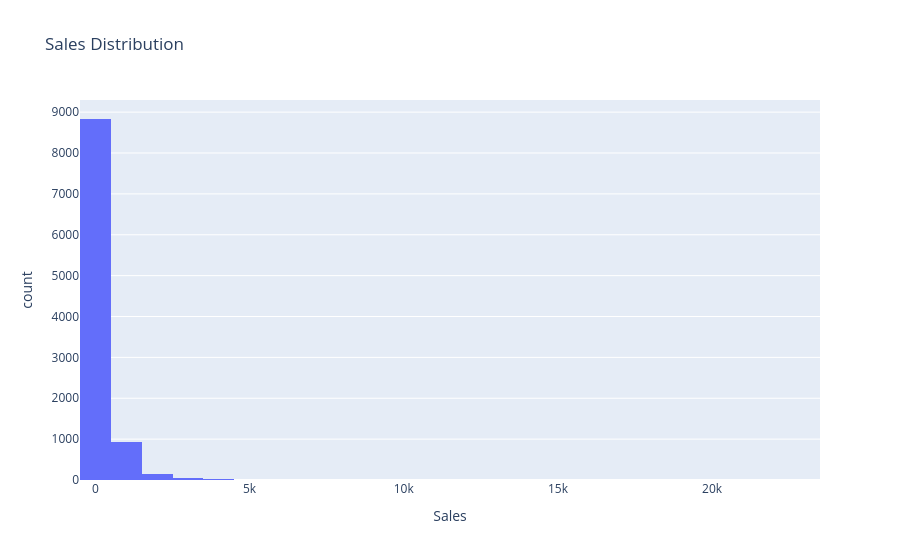

Write notebook code for a chart like this one.
### Code cell
fig = px.histogram(df,x='Sales',nbins=30,title='Sales Distribution')
fig.show()

### Figure 1 — Plotly figure (JSON) as saved in the notebook; plotly's stock layout.template omitted (floating-point values rounded to 4 significant figures; data arrays with more than 128 entries replaced by an {"elided": "..."} marker saying what was removed)
{"data": [{"bingroup": "x", "hovertemplate": "Sales=%{x}<br>count=%{y}<extra></extra>", "legendgroup": "", "marker": {"color": "#636efa", "pattern": {"shape": ""}}, "name": "", "nbinsx": 30, "orientation": "v", "showlegend": false, "type": "histogram", "x": {"elided": "9994 float values"}, "xaxis": "x", "yaxis": "y"}], "layout": {"barmode": "relative", "legend": {"tracegroupgap": 0}, "title": {"text": "Sales Distribution"}, "xaxis": {"anchor": "y", "domain": [0, 1], "title": {"text": "Sales"}}, "yaxis": {"anchor": "x", "domain": [0, 1], "title": {"text": "count"}}}}
